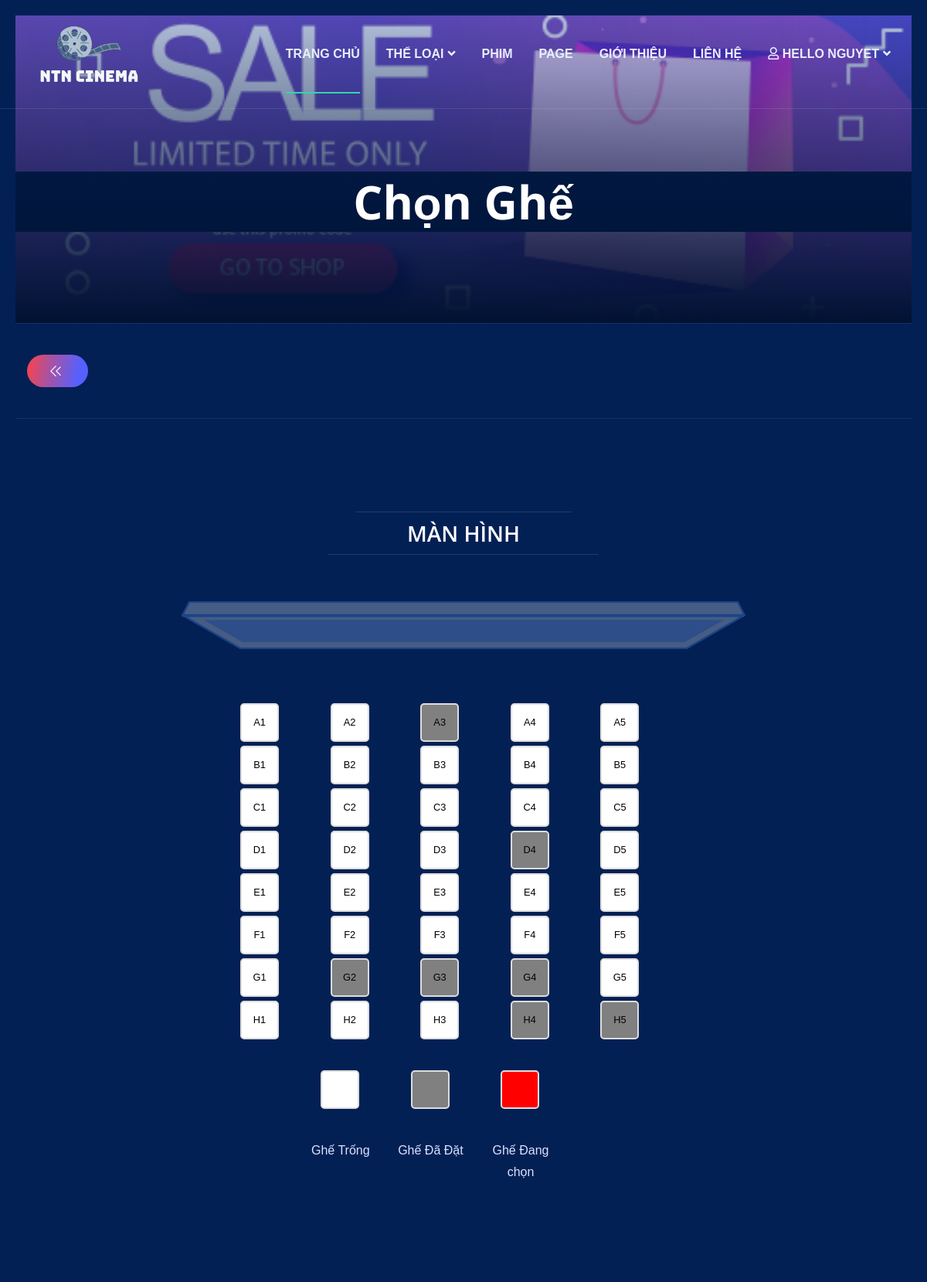
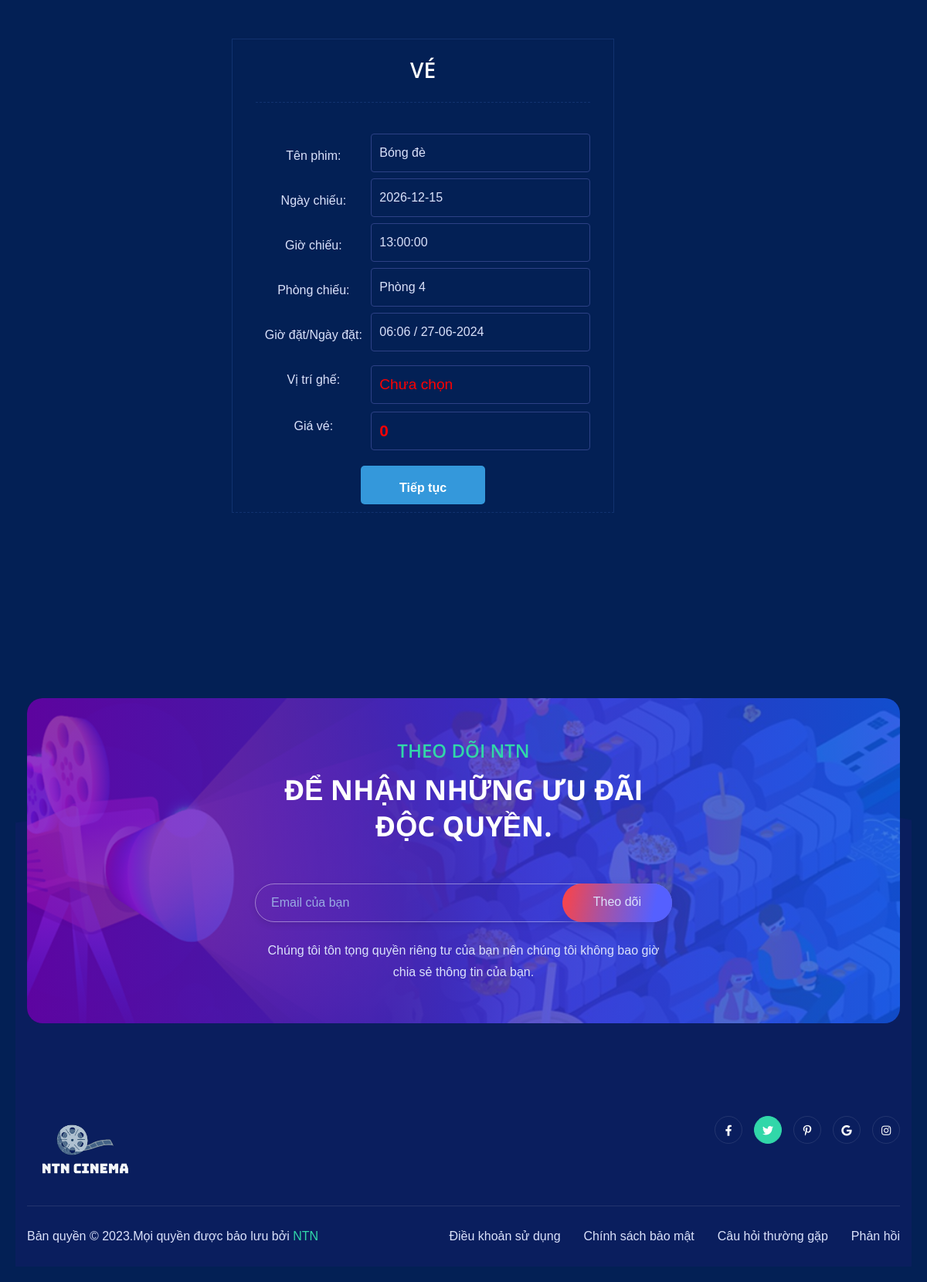
The app's page /DUAN1_MOVIE/user/index.php?act=phong&idkhunggio=37 (signed in) with its own data (2 pictures, top to bottom).
### tables this page shows
CREATE TABLE `ghe` (
  `id` int(11) NOT NULL,
  `ten_ghe` varchar(200) NOT NULL,
  `trang_thai` varchar(200) NOT NULL,
  `gia` decimal(10,0) DEFAULT NULL
);

CREATE TABLE `khung_gio_chieu` (
  `id` int(11) NOT NULL,
  `gio_chieu` time NOT NULL,
  `id_lichchieu` int(11) NOT NULL,
  `id_phong` int(11) NOT NULL
);

CREATE TABLE `phim` (
  `id` int(11) NOT NULL,
  `name` varchar(255) NOT NULL,
  `traller` varchar(255) NOT NULL,
  `avatar` varchar(255) NOT NULL,
  `mota` text NOT NULL,
  `thoi_luong` varchar(255) NOT NULL,
  `idtl` int(11) NOT NULL,
  `ngaychieu` date NOT NULL,
  `status` varchar(100) NOT NULL
);

CREATE TABLE `lich_chieu` (
  `id` int(11) NOT NULL,
  `idphim` int(11) NOT NULL,
  `ngay_chieu` date NOT NULL,
  `trang_thai` tinyint(3) NOT NULL
);

CREATE TABLE `phong_chieu` (
  `id` int(11) NOT NULL,
  `ten_phong` varchar(255) NOT NULL
);

### DUAN1_MOVIE/admin/models/pdo.php (called while the page is built, shortened)
<?php
function pdo_get_connection(){
    $dburl = "mysql:host=localhost;dbname=duan111;charset=utf8";
    $username = 'root';
    $password = '';
    $conn = new PDO($dburl, $username, $password);
    $conn->setAttribute(PDO::ATTR_ERRMODE, PDO::ERRMODE_EXCEPTION);
    return $conn;
}
function pdo_query($sql){
    $sql_args = array_slice(func_get_args(), 1);
    try{
        $conn = pdo_get_connection();
        $stmt = $conn->prepare($sql);
        $stmt->execute($sql_args);
        $rows = $stmt->fetchAll();
        return $rows;
    }
    catch(PDOException $e){
        throw $e;
    }
    finally{
        unset($conn);
    }
}

### DUAN1_MOVIE/admin/models/lichchieu.php (called while the page is built, shortened)
<?php
        function ve($idkhunggio){
            $sql="SELECT khung_gio_chieu.id as'idkhunggio',phong_chieu.id as'idphong',lich_chieu.ngay_chieu,phim.name,khung_gio_chieu.gio_chieu,phong_chieu.ten_phong from khung_gio_chieu
            join lich_chieu on khung_gio_chieu.id_lichchieu=lich_chieu.id
            join phim on lich_chieu.idphim=phim.id
            join phong_chieu on phong_chieu.id=khung_gio_chieu.id_phong where khung_gio_chieu.id=".$idkhunggio;
            return pdo_query($sql);
        }
?>

### DUAN1_MOVIE/user/view/ghe.php (the view, shortened to what this page needs)
<?php
$tenServer = "localhost";
$tenDangNhap = "root";
$matKhau = "";
$tenCSDL = "duan111";
$conn = new mysqli($tenServer, $tenDangNhap, $matKhau, $tenCSDL);
$truyVan = "SELECT * FROM ghe";
$ketQua = $conn->query($truyVan);
$trangThaiGhe = [];
if ($ketQua->num_rows > 0) {
    while ($dong = $ketQua->fetch_assoc()) {
        $trangThaiGhe[$dong['ten_ghe']] = [
            'trang_thai' => $dong['trang_thai'],
            'gia' => $dong['gia']
        ];
    }
}
$soDoGhe = [
    ['A1', 'A2', 'A3', 'A4', 'A5'],
    ['B1', 'B2', 'B3', 'B4', 'B5'],
    ['C1', 'C2', 'C3', 'C4', 'C5'],
    ['D1', 'D2', 'D3', 'D4', 'D5'],
    ['E1', 'E2', 'E3', 'E4', 'E5'],
    ['F1', 'F2', 'F3', 'F4', 'F5'],
    ['G1', 'G2', 'G3', 'G4', 'G5'],
    ['H1', 'H2', 'H3', 'H4', 'H5']
];
?>
<!DOCTYPE html>
<html lang="vi">
<head>
<body class="bg-one">
    <section class="details-banner hero-area bg_img seat-plan-banner" data-background="assets/images/banner/banner04.jpg">
        <div class="container bg-one">
            <div class="details-banner-wrapper">
                <div class="details-banner-content style-two">
                    <h4 class="title" >Chọn ghế </h4>
                </div>
            </div>
        </div>
    </section>
    <section class="page-title bg-one">
        <div class="container  bg-one" >
            <div class="page-title-area">
                <div class="item md-order-1">
                    <a href="" class="custom-button back-button">
                        <i class="flaticon-double-right-arrows-angles"></i>
                    </a>
                </div>
            </div>
        </div>
    </section>
    <div class="seat-plan-section padding-bottom padding-top">
        <div class="container  bg-one">
            <div class="screen-area">
                <h4 class="screen">Màn hình</h4>
                <div class="screen-thumb">
                    <img src="assets/images/movie/screen-thumb.png" alt="movie">
                </div>
                    <div class="seat-container">
                        <?php
                            foreach ($soDoGhe as $row) {
                                foreach ($row as $tenGhe) {
                                    $trangThai = $trangThaiGhe[$tenGhe]['trang_thai'];
                                    $gia = $trangThaiGhe[$tenGhe]['gia'];
                                    $seatClass = ($trangThai == 'trong') ? 'seat' : 'seat occupied';
                                    echo '<div class="' . $seatClass . '" data-seat="' . $tenGhe . '" data-price="' . $gia . '">' . $tenGhe . '</div>';
                                }
                            }
                        ?>
                    </div>
                    <div class="seat-container ml-40">
                        <div class="seat trong"></div>
                        <div class="seat occupied"></div>
                        <div class="seat chon"></div>
                    </div>
                    <div class="seat-container ml-30">
                        <div class="">Ghế Trống</div>
                        <div class="">Ghế Đã Đặt</div>
                        <div class="">Ghế Đang chọn</div>
                    </div>
                    <br>
            <div class="movie-facility padding-bottom padding-top">
                    <div class="container col-lg-7">
                        <div class="col-lg-10">
                        <div class="booking-summery bg-one">
                                <h4 class="title">Vé</h4>
                                <form action="index.php?act=datve" method="post">
                                <?php foreach ($ve as $vee) {?>
                                        <?php extract($vee); ?>
                                        <div class="ngang">
                                            <span>Tên phim:</span><input  type="text" name="tenphim" value="<?= $name?>">
                                        </div>
                                        <div class="ngang">
                                            <span>Ngày chiếu:</span><input type="text" name="ngaychieu" value="<?= $ngay_chieu?>">
                                        </div>
                                        <div class="ngang">
                                            <span>Giờ chiếu:</span><input type="text"  name="giochieu" value="<?= $gio_chieu?>">
                                        </div>
                                        <div class="ngang">
                                            <span>Phòng chiếu:</span><input type="text" name="tenphong" value="<?= $ten_phong?>">
                                        </div>
                                        <div class="ngang">
                                            <span>Giờ đặt/Ngày đặt:</span> <input type="text" name="ngaydatve" value="<?php
                                            echo  date('H:i / d-m-Y');?>">
                                        </div>
                                        <div class="ngang">
                                            <span>Vị trí ghế:</span><input type="text"  name="ghe" id="selected-seats" value="Chưa chọn">
                                        </div>
                                        <div class="ngang">
                                            <span>Giá vé:</span><input type="number" name="tongtien" id="total-price" value="0">
                                        </div>
                                        <a href="?act=datve"> <input type="submit" name="tieptuc" value="Tiếp tục"></a>
                                <?php } ?>
                                </form>
                            </div>
                        </div>
                    </div>
            </div>
    </div>
            </div>
        </div>
</body>
</html>

### DUAN1_MOVIE/user/view/ghe.php (style rules this page uses)
body { font-family: Arial, sans-serif; background-color: #f4f4f4; text-align: center; margin: 20px; }
.seat-container { width: 60%; margin: 20px auto; display: grid; grid-template-columns: repeat(5, 1fr); gap: 5px; padding: 10px 50px; }
.seat { width: 50px; height: 50px; border: 2px solid #ddd; background-color: #fff; display: flex; justify-content: center; align-items: center; cursor: pointer; color:black; font-size: 0.8em; border-radius: 5px; transition: background-color 0.3s ease; }
.seat.occupied { background-color: grey; cursor: not-allowed; }
.seat.trong { background-color: white; color: #fff; }
.seat.chon { background-color: red; color: #fff; }
input[type="submit"] { margin-top: 20px; padding: 20px 50px; background-color: #3498db; color: white; border: none; border-radius: 5px; cursor: pointer; }
#selected-seats { margin-top: 10px; font-size: 1.2em; color: #ff0000; }
#total-price { margin-top: 10px; font-size: 1.3em; font-weight: bold; color: #ff0000; }
.ngang { display: flex; flex-wrap: nowrap; }
.ngang span { width: 200px; float:left; text-align: center; margin: 15px 10px; }
.ml-30 { margin-left:300px; }
.ml-40 { margin-left:330px; }

### records on screen
ghe: tenGhe "A3"
khung_gio_chieu: tenphim "Bóng đè", ngaychieu "2026-12-15", giochieu "13:00:00", tenphong "Phòng 4"

### other values on screen
$user "NGUYET"
$tenGhe "A1"
$tenGhe "A2"
$tenGhe "A4"
$tenGhe "A5"
$tenGhe "B1"
$tenGhe "B2"
$tenGhe "B3"
$tenGhe "B4"
$tenGhe "B5"
$tenGhe "C1"
$tenGhe "C2"
$tenGhe "C3"
$tenGhe "C4"
$tenGhe "C5"
